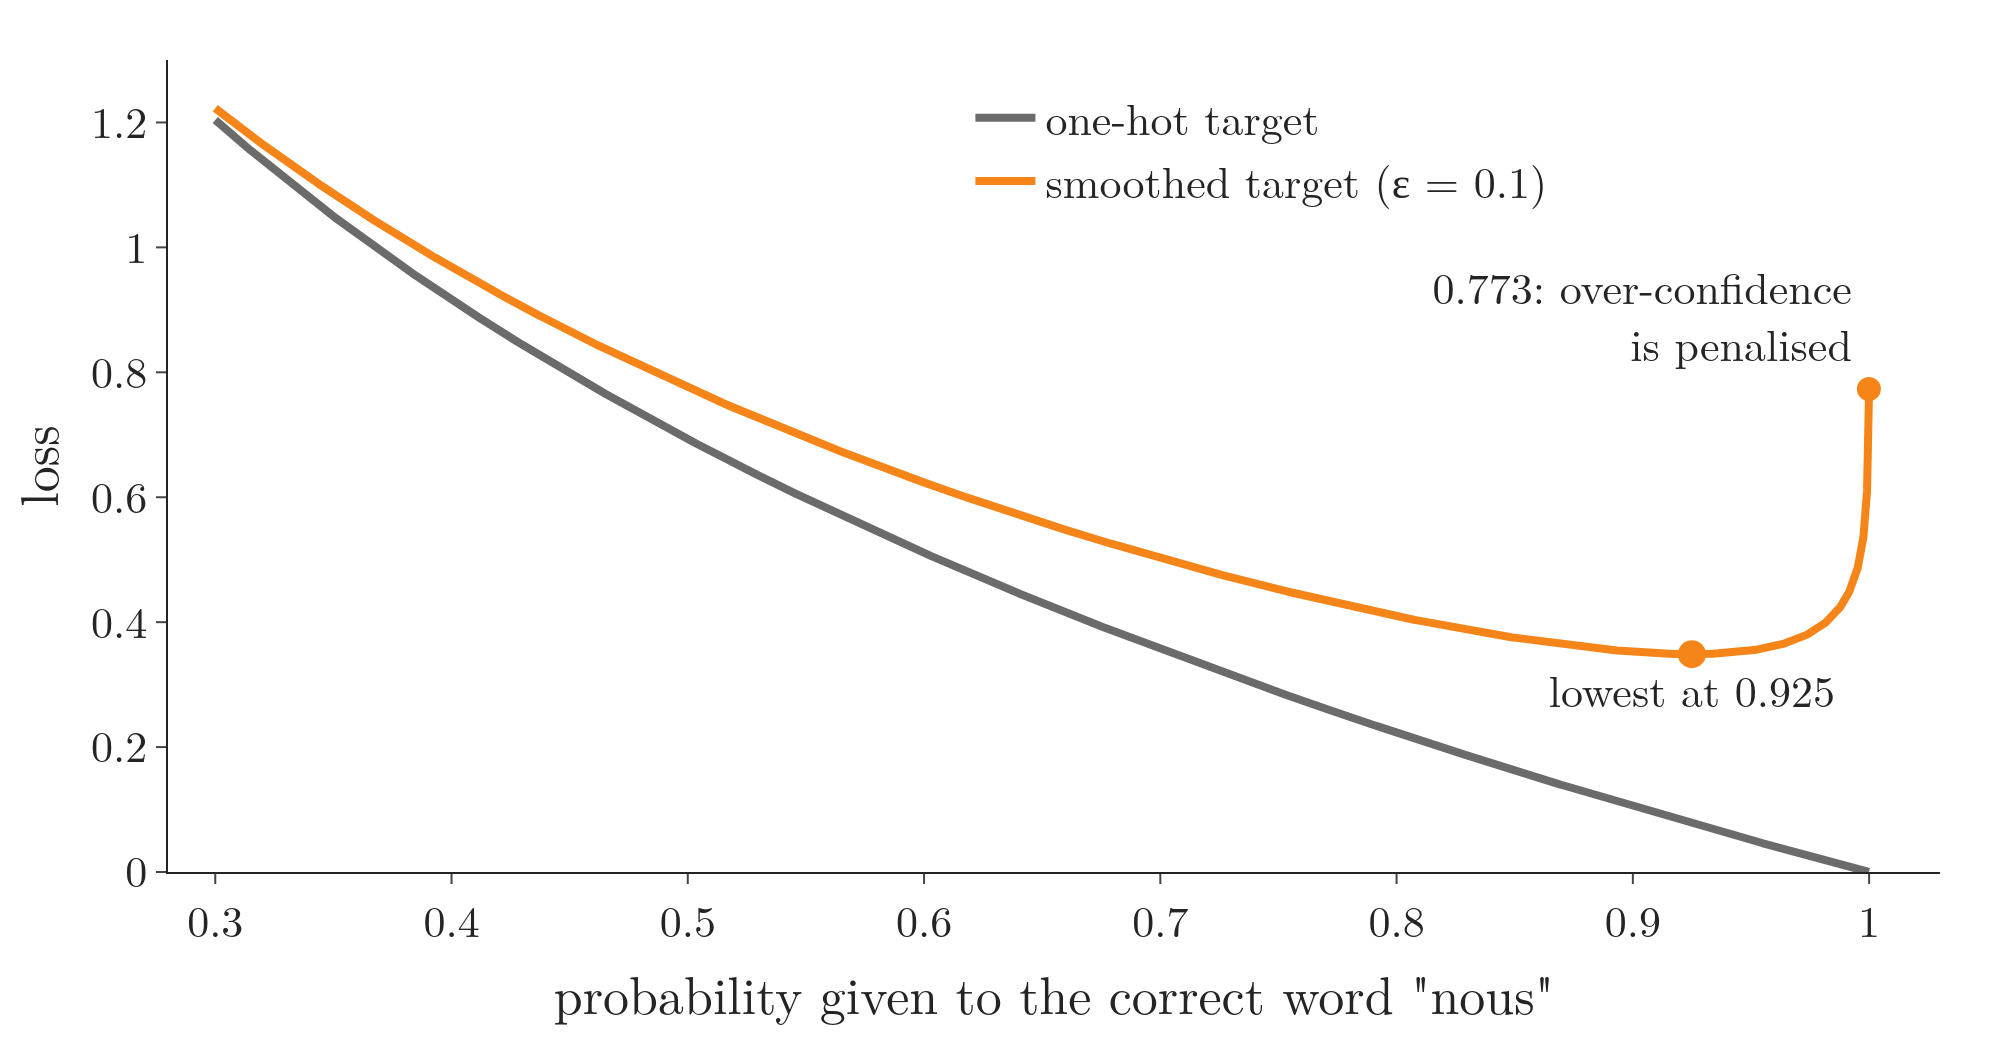

This figure's Python source:
"""Section 7.4: plain (one-hot) cross-entropy against label-smoothed cross-entropy (epsilon 0.1, K = 4 words), as the
probability given to the correct word "nous" goes from 0.30 to 0.9999, the rest shared evenly by the other 3 words.
The one-hot loss keeps falling towards certainty; the smoothed loss is lowest at 0.925 and rises again.
Run: python label_smoothing.py  -> label_smoothing.png (Plotly: two loss curves)"""
from pathlib import Path

import numpy as np
import plotly.graph_objects as go

from common import BLUE, GREY, ORANGE

HERE = Path(__file__).parent
K, eps = 4, 0.1
q = np.full(K, eps / K); q[0] += 1 - eps                    # [0.925, 0.025, 0.025, 0.025]
onehot = lambda p: -np.log(p[0])
smooth = lambda p: -(q * np.log(p)).sum()
spread = lambda a: np.r_[a, np.full(K - 1, (1 - a) / (K - 1))]
u = np.array([2.0, 1.0, 0.5, -1.0]); p_logits = np.exp(u) / np.exp(u).sum()
assert np.allclose(q, [0.925, 0.025, 0.025, 0.025])
assert [round(onehot(p_logits), 3), round(smooth(p_logits), 3)] == [0.495, 0.633]               # the Note's table
assert [round(onehot(q), 3), round(smooth(q), 3)] == [0.078, 0.349]
over = np.array([0.999] + [0.001 / 3] * 3)                    # as in the Notebook
assert [round(onehot(over), 3), round(smooth(over), 3)] == [0.001, 0.601]
a = np.linspace(0.30, 0.9999, 20000)
L_s = np.array([smooth(spread(x)) for x in a])
assert abs(a[L_s.argmin()] - 0.925) < 1e-3 and round(smooth(spread(0.9999)), 3) == 0.773

fig = go.Figure()
fig.add_trace(go.Scatter(x=a, y=[onehot(spread(x)) for x in a], name="one-hot target", line=dict(color=GREY, width=4)))
fig.add_trace(go.Scatter(x=a, y=L_s, name="smoothed target (ε = 0.1)", line=dict(color=ORANGE, width=4)))
fig.add_trace(go.Scatter(x=[0.925], y=[smooth(q)], mode="markers+text", text=["lowest at 0.925"],
                         textposition="bottom center", marker=dict(size=14, color=ORANGE), showlegend=False))
fig.add_trace(go.Scatter(x=[0.9999], y=[smooth(spread(0.9999))], mode="markers+text", text=["0.773: over-confidence<br>is penalised"],
                         textposition="top left", marker=dict(size=12, color=ORANGE), showlegend=False))
fig.update_layout(template="simple_white", width=1000, height=520, font=dict(family="Latin Modern Roman", size=22),
                  xaxis=dict(title='probability given to the correct word "nous"', range=[0.28, 1.03]),
                  yaxis=dict(title="loss", range=[0, 1.3]), legend=dict(x=0.45, y=0.98),
                  margin=dict(l=80, r=30, t=30, b=70))

if __name__ == "__main__":
    fig.write_image(HERE / "label_smoothing.png", scale=2)
